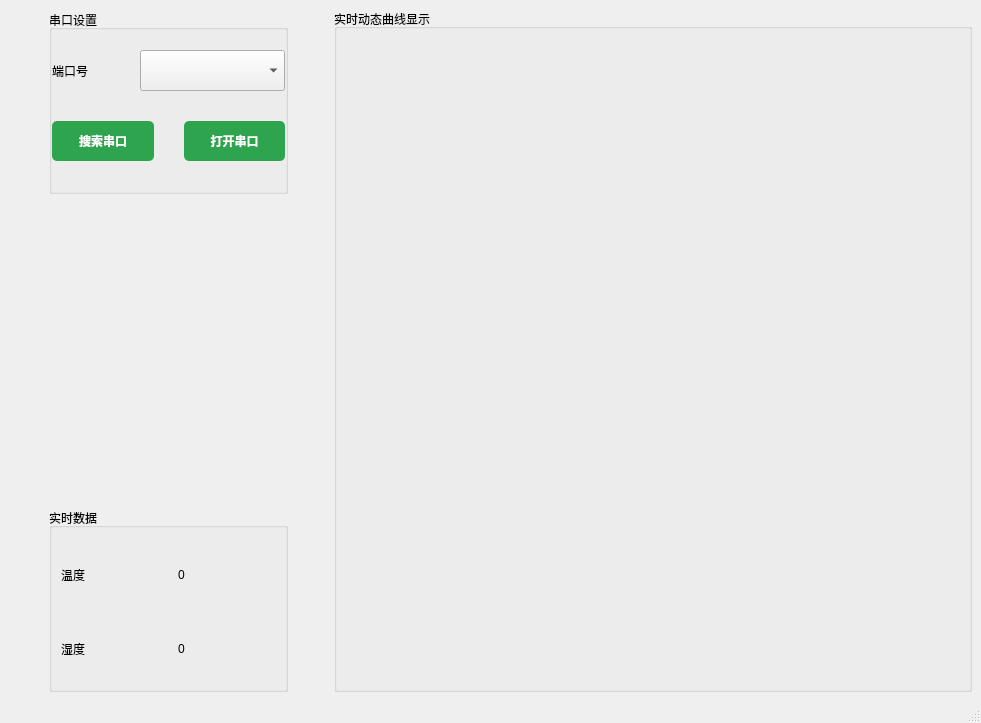
<?xml version="1.0" encoding="UTF-8"?>
<ui version="4.0">
 <class>MainWindow</class>
 <widget class="QMainWindow" name="MainWindow">
  <property name="windowModality">
   <enum>Qt::WindowModal</enum>
  </property>
  <property name="geometry">
   <rect>
    <x>0</x>
    <y>0</y>
    <width>981</width>
    <height>723</height>
   </rect>
  </property>
  <property name="minimumSize">
   <size>
    <width>0</width>
    <height>1</height>
   </size>
  </property>
  <property name="focusPolicy">
   <enum>Qt::NoFocus</enum>
  </property>
  <property name="contextMenuPolicy">
   <enum>Qt::DefaultContextMenu</enum>
  </property>
  <property name="windowTitle">
   <string>MainWindow</string>
  </property>
  <property name="toolTipDuration">
   <number>1</number>
  </property>
  <widget class="QWidget" name="centralwidget">
   <layout class="QHBoxLayout" name="horizontalLayout" stretch="1,6,1,16">
    <item>
     <spacer name="horizontalSpacer">
      <property name="orientation">
       <enum>Qt::Horizontal</enum>
      </property>
      <property name="sizeHint" stdset="0">
       <size>
        <width>36</width>
        <height>20</height>
       </size>
      </property>
     </spacer>
    </item>
    <item>
     <layout class="QVBoxLayout" name="verticalLayout_4" stretch="3,5,3">
      <property name="topMargin">
       <number>1</number>
      </property>
      <item>
       <widget class="QGroupBox" name="groupBox_5">
        <property name="minimumSize">
         <size>
          <width>0</width>
          <height>150</height>
         </size>
        </property>
        <property name="toolTipDuration">
         <number>0</number>
        </property>
        <property name="styleSheet">
         <string notr="true">
font: 9pt &quot;Adobe Devanagari&quot;;</string>
        </property>
        <property name="title">
         <string>串口设置</string>
        </property>
        <layout class="QVBoxLayout" name="verticalLayout_6" stretch="1,1">
         <property name="spacing">
          <number>30</number>
         </property>
         <property name="leftMargin">
          <number>0</number>
         </property>
         <property name="topMargin">
          <number>20</number>
         </property>
         <property name="rightMargin">
          <number>0</number>
         </property>
         <property name="bottomMargin">
          <number>30</number>
         </property>
         <item>
          <layout class="QHBoxLayout" name="horizontalLayout_6" stretch="2,5">
           <item>
            <widget class="QLabel" name="label_port">
             <property name="sizePolicy">
              <sizepolicy hsizetype="Expanding" vsizetype="Minimum">
               <horstretch>0</horstretch>
               <verstretch>0</verstretch>
              </sizepolicy>
             </property>
             <property name="text">
              <string>端口号</string>
             </property>
             <property name="textFormat">
              <enum>Qt::PlainText</enum>
             </property>
            </widget>
           </item>
           <item>
            <widget class="QComboBox" name="comboBox">
             <property name="sizePolicy">
              <sizepolicy hsizetype="Expanding" vsizetype="Minimum">
               <horstretch>0</horstretch>
               <verstretch>0</verstretch>
              </sizepolicy>
             </property>
            </widget>
           </item>
          </layout>
         </item>
         <item>
          <layout class="QHBoxLayout" name="horizontalLayout_7" stretch="1,1">
           <item>
            <widget class="QPushButton" name="btn_search_port">
             <property name="sizePolicy">
              <sizepolicy hsizetype="Expanding" vsizetype="Minimum">
               <horstretch>0</horstretch>
               <verstretch>0</verstretch>
              </sizepolicy>
             </property>
             <property name="minimumSize">
              <size>
               <width>0</width>
               <height>30</height>
              </size>
             </property>
             <property name="acceptDrops">
              <bool>true</bool>
             </property>
             <property name="styleSheet">
              <string notr="true">border:none;
border-radius: 5px;
font: 16pt &quot;Adobe Devanagari&quot;;
font-weight:bold;
color:rgb(255, 255, 255);
background-color:#2ea44f;
font: 9pt &quot;Adobe Devanagari&quot;;</string>
             </property>
             <property name="text">
              <string>搜索串口</string>
             </property>
            </widget>
           </item>
           <item>
            <widget class="QPushButton" name="btn_open_port">
             <property name="sizePolicy">
              <sizepolicy hsizetype="Expanding" vsizetype="Minimum">
               <horstretch>0</horstretch>
               <verstretch>0</verstretch>
              </sizepolicy>
             </property>
             <property name="minimumSize">
              <size>
               <width>0</width>
               <height>30</height>
              </size>
             </property>
             <property name="styleSheet">
              <string notr="true">border:none;
border-radius: 5px;
font: 16pt &quot;Adobe Devanagari&quot;;
font-weight:bold;
color:rgb(255, 255, 255);
background-color:#2ea44f;
font: 9pt &quot;Adobe Devanagari&quot;;</string>
             </property>
             <property name="text">
              <string>打开串口</string>
             </property>
            </widget>
           </item>
          </layout>
         </item>
        </layout>
       </widget>
      </item>
      <item>
       <spacer name="verticalSpacer_2">
        <property name="orientation">
         <enum>Qt::Vertical</enum>
        </property>
        <property name="sizeHint" stdset="0">
         <size>
          <width>20</width>
          <height>40</height>
         </size>
        </property>
       </spacer>
      </item>
      <item>
       <widget class="QGroupBox" name="groupBox_6">
        <property name="minimumSize">
         <size>
          <width>150</width>
          <height>100</height>
         </size>
        </property>
        <property name="title">
         <string>实时数据</string>
        </property>
        <layout class="QGridLayout" name="gridLayout_2">
         <property name="leftMargin">
          <number>9</number>
         </property>
         <property name="topMargin">
          <number>15</number>
         </property>
         <property name="horizontalSpacing">
          <number>18</number>
         </property>
         <property name="verticalSpacing">
          <number>12</number>
         </property>
         <item row="1" column="1">
          <widget class="QLabel" name="hLabel">
           <property name="sizePolicy">
            <sizepolicy hsizetype="Expanding" vsizetype="Expanding">
             <horstretch>0</horstretch>
             <verstretch>0</verstretch>
            </sizepolicy>
           </property>
           <property name="minimumSize">
            <size>
             <width>60</width>
             <height>30</height>
            </size>
           </property>
           <property name="text">
            <string>0</string>
           </property>
          </widget>
         </item>
         <item row="1" column="0">
          <widget class="QLabel" name="label">
           <property name="sizePolicy">
            <sizepolicy hsizetype="Expanding" vsizetype="Expanding">
             <horstretch>0</horstretch>
             <verstretch>0</verstretch>
            </sizepolicy>
           </property>
           <property name="minimumSize">
            <size>
             <width>60</width>
             <height>30</height>
            </size>
           </property>
           <property name="text">
            <string>湿度</string>
           </property>
          </widget>
         </item>
         <item row="0" column="0">
          <widget class="QLabel" name="label_Temp">
           <property name="sizePolicy">
            <sizepolicy hsizetype="Expanding" vsizetype="Expanding">
             <horstretch>0</horstretch>
             <verstretch>0</verstretch>
            </sizepolicy>
           </property>
           <property name="minimumSize">
            <size>
             <width>60</width>
             <height>30</height>
            </size>
           </property>
           <property name="text">
            <string>温度</string>
           </property>
          </widget>
         </item>
         <item row="0" column="1">
          <widget class="QLabel" name="tLabel">
           <property name="sizePolicy">
            <sizepolicy hsizetype="Expanding" vsizetype="Expanding">
             <horstretch>0</horstretch>
             <verstretch>0</verstretch>
            </sizepolicy>
           </property>
           <property name="minimumSize">
            <size>
             <width>60</width>
             <height>30</height>
            </size>
           </property>
           <property name="text">
            <string>0</string>
           </property>
          </widget>
         </item>
        </layout>
       </widget>
      </item>
     </layout>
    </item>
    <item>
     <spacer name="horizontalSpacer_4">
      <property name="orientation">
       <enum>Qt::Horizontal</enum>
      </property>
      <property name="sizeHint" stdset="0">
       <size>
        <width>36</width>
        <height>20</height>
       </size>
      </property>
     </spacer>
    </item>
    <item>
     <widget class="QGroupBox" name="groupBox_4">
      <property name="minimumSize">
       <size>
        <width>0</width>
        <height>500</height>
       </size>
      </property>
      <property name="title">
       <string>实时动态曲线显示</string>
      </property>
      <layout class="QHBoxLayout" name="horizontalLayout_5">
       <item>
        <widget class="QCustomPlot" name="widget_plot" native="true">
         <property name="minimumSize">
          <size>
           <width>500</width>
           <height>500</height>
          </size>
         </property>
        </widget>
       </item>
      </layout>
     </widget>
    </item>
   </layout>
  </widget>
  <widget class="QStatusBar" name="statusbar"/>
 </widget>
 <customwidgets>
  <customwidget>
   <class>QCustomPlot</class>
   <extends>QWidget</extends>
   <header>qcustomplot.h</header>
   <container>1</container>
  </customwidget>
 </customwidgets>
 <resources/>
 <connections/>
</ui>
